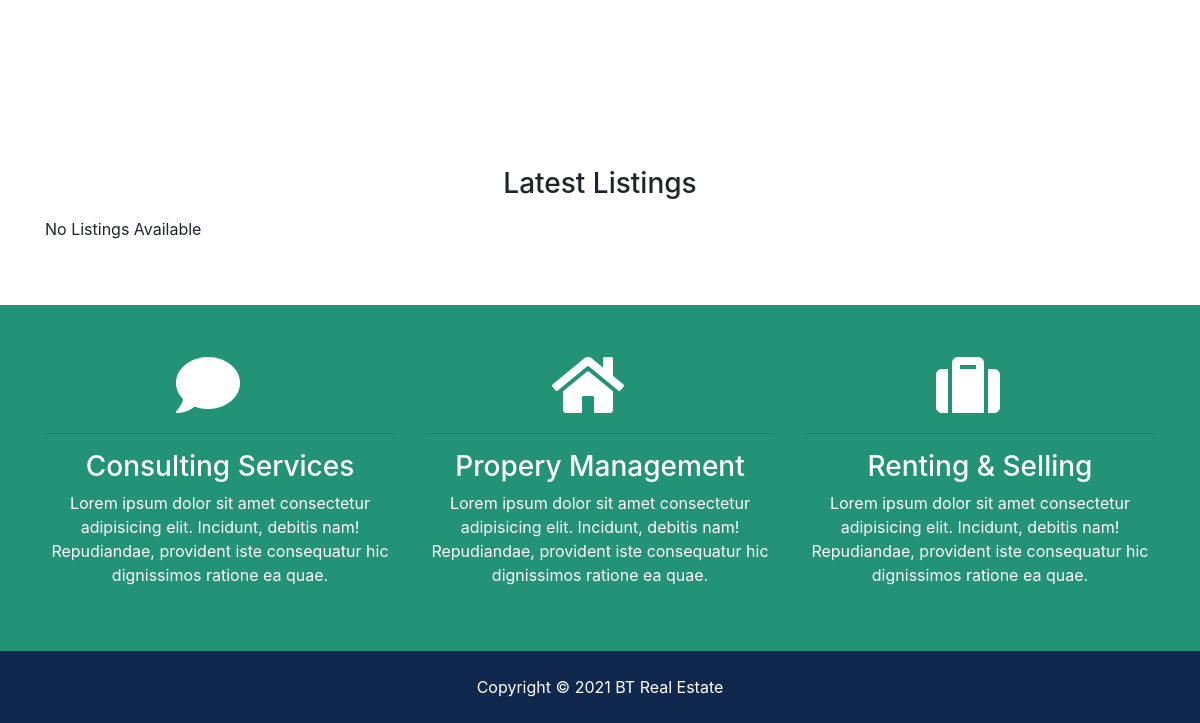
The app's page / (lower part), older data.
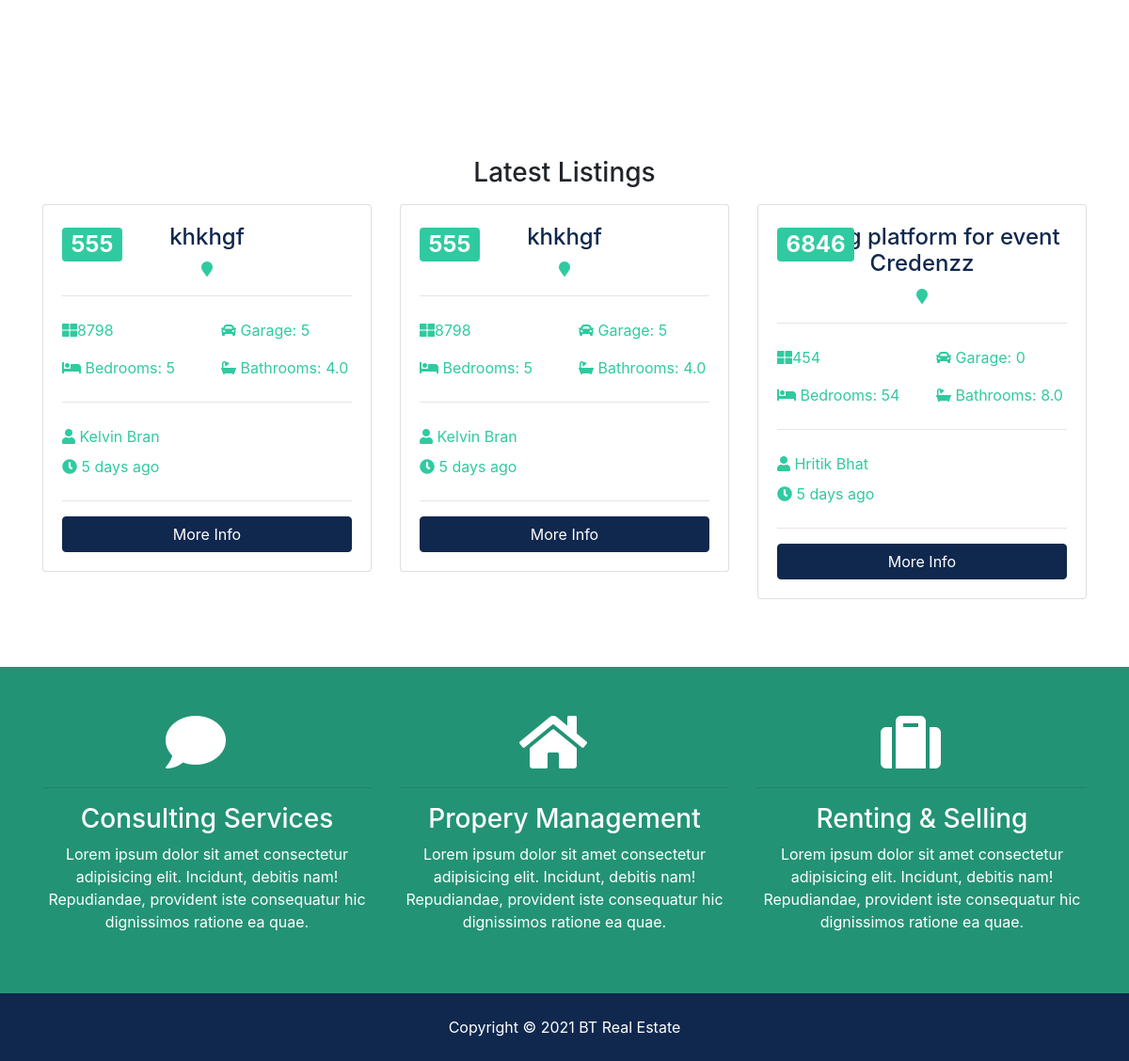
The same page, newer data.
### listings/models.py (models this page shows, shortened)
class Listings(models.Model):
    realtor=models.ForeignKey(Realtor,on_delete=models.DO_NOTHING)
    title=models.CharField(max_length=200)
    address=models.CharField(max_length=200)
    city=models.CharField(max_length=200)
    state=models.CharField(max_length=200)
    zipcode=models.CharField(max_length=200)
    description=models.CharField(max_length=200)
    price=models.IntegerField()
    bedrooms=models.IntegerField()
    bathrooms=models.DecimalField(max_digits=2, decimal_places=1)
    garage=models.IntegerField(default=0)
    sqft=models.IntegerField()
    lot_size=models.DecimalField(max_digits=5,decimal_places=1)
    photo_main=models.ImageField(upload_to='photos/%Y/%m/%d/')
    photo_1=models.ImageField(upload_to='photos/%Y/%m/%d/',blank=True)
    photo_2=models.ImageField(upload_to='photos/%Y/%m/%d/',blank=True)
    photo_3=models.ImageField(upload_to='photos/%Y/%m/%d/',blank=True)
    photo_4=models.ImageField(upload_to='photos/%Y/%m/%d/',blank=True)
    photo_5=models.ImageField(upload_to='photos/%Y/%m/%d/',blank=True)
    photo_6=models.ImageField(upload_to='photos/%Y/%m/%d/',blank=True)
    is_published=models.BooleanField(default=True)
    list_date=models.DateTimeField(default=datetime.now(),blank=True)

### realtors/models.py (models this page shows)
class Realtor(models.Model):
    name=models.CharField(max_length=200)
    photo=models.ImageField(upload_to='photos/%Y/%m/%d')
    description=models.TextField(blank=True)
    phone=models.CharField(max_length=20)
    email=models.CharField(max_length=50)
    is_mvp=models.BooleanField(default=False)
    hire_date=models.DateTimeField(default=datetime.now,blank=True)
    def __str__(self):
        return self.name

### pages/views.py (the view)
# urls.py: path('',views.index,name='listings'),
def index(request):
    list=Listings.objects.order_by('-list_date').filter(is_published=True)[:3]
    content={
        'liste':list
    }
    return  render(request,'pages/index.html',content)

### templates/pages/index.html (shortened to what this page needs)
{% extends 'base.html'%}
{% block content %}
<section id="showcase">
</section>
<section id="listings" class="py-5">
    <div class="container">
        <h3 class="text-center mb-3">Latest Listings</h3>
        <div class="row">
            {% if liste %}
            {% for list in liste %}
            <div class="col-md-6 col-lg-4 mb-4">
                <div class="card listing-preview">
                    <div class="card-img-overlay">
                        <h2>
                            <span class="badge badge-secondary text-white">{{list.price}}</span>
                        </h2>
                    </div>
                    <div class="card-body">
                        <div class="listing-heading text-center">
                            <h4 class="text-primary">{{list.title}}</h4>
                            <p>
                                <i class="fas fa-map-marker text-secondary"></i> </p>
                        </div>
                        <hr>
                        <div class="row py-2 text-secondary">
                            <div class="col-6">
                                <i class="fas fa-th-large"></i>{{list.sqft}}</div>
                            <div class="col-6">
                                <i class="fas fa-car"></i> Garage: {{list.garage}}</div>
                        </div>
                        <div class="row py-2 text-secondary">
                            <div class="col-6">
                                <i class="fas fa-bed"></i> Bedrooms: {{list.bedrooms}}</div>
                            <div class="col-6">
                                <i class="fas fa-bath"></i> Bathrooms: {{list.bathrooms}}</div>
                        </div>
                        <hr>
                        <div class="row py-2 text-secondary">
                            <div class="col-6">
                                <i class="fas fa-user"></i> {{list.realtor}}</div>
                        </div>
                        <div class="row text-secondary pb-2">
                            <div class="col-6">
                                <i class="fas fa-clock"></i> 5 days ago</div>
                        </div>
                        <hr>
                        <a href="listing.html" class="btn btn-primary btn-block">More Info</a>
                    </div>
                </div>
            </div>
            {% endfor %}
            {% else %}
              <div class="col-md-12">
                  <p>No Listings Available</p>
              </div>
            {% endif %}
        </div>
    </div>
</section>
<section id="services" class="py-5 bg-secondary text-white">
    <div class="container">
        <div class="row text-center">
            <div class="col-md-4">
                <i class="fas fa-comment fa-4x mr-4"></i>
                <hr>
                <h3>Consulting Services</h3>
                <p>Lorem ipsum dolor sit amet consectetur adipisicing elit. Incidunt, debitis nam! Repudiandae, provident iste consequatur
                    hic dignissimos ratione ea quae.</p>
            </div>
            <div class="col-md-4">
                <i class="fas fa-home fa-4x mr-4"></i>
                <hr>
                <h3>Propery Management</h3>
                <p>Lorem ipsum dolor sit amet consectetur adipisicing elit. Incidunt, debitis nam! Repudiandae, provident iste consequatur
                    hic dignissimos ratione ea quae.</p>
            </div>
            <div class="col-md-4">
                <i class="fas fa-suitcase fa-4x mr-4"></i>
                <hr>
                <h3>Renting & Selling</h3>
                <p>Lorem ipsum dolor sit amet consectetur adipisicing elit. Incidunt, debitis nam! Repudiandae, provident iste consequatur
                    hic dignissimos ratione ea quae.</p>
            </div>
        </div>
    </div>
</section>
{% endblock %}

### templates/base.html (shortened to what this page needs)
{% load static %}
<!DOCTYPE html>
<html lang="en">
<head>
    <link rel="stylesheet" href="{% static 'css/all.css' %}">
    <link rel="stylesheet" href="{% static 'css/bootstrap.css' %}">
    <link rel="stylesheet" href="{% static 'css/style.css' %}">
    <link rel="stylesheet" href="{% static 'css/lightbox.min.css' %}">
</head>
<body>
{% block content%}  {% endblock %}
{% include 'partials/_footer.html' %}
</body>
</html>

### templates/partials/_footer.html
<footer id="main-footer" class="py-4 bg-primary text-white text-center">
  Copyright &copy;
  <span class="year"></span> BT Real Estate
</footer>

### btre/static/css/all.css (style rules this page uses)
.fa, .fas, .far, .fal, .fab { -moz-osx-font-smoothing: grayscale; -webkit-font-smoothing: antialiased; display: inline-block; font-style: normal; font-variant: normal; text-rendering: auto; line-height: 1; }
.fa-4x { font-size: 4em; }
.fa-bath:before { content: "\f2cd"; }
.fa-bed:before { content: "\f236"; }
.fa-car:before { content: "\f1b9"; }
.fa-clock:before { content: "\f017"; }
.fa-comment:before { content: "\f075"; }
.fa-home:before { content: "\f015"; }
.fa-map-marker:before { content: "\f041"; }
.fa-suitcase:before { content: "\f0f2"; }
.fa-th-large:before { content: "\f009"; }
.fa-user:before { content: "\f007"; }
.fa, .fas { font-family: 'Font Awesome 5 Free'; font-weight: 900; }

### btre/static/css/style.css (style rules this page uses)
#showcase { background: url(../img/showcase.jpg) no-repeat top center fixed/cover; position: relative; min-height: 650px; color: #fff; padding-top: 6rem; }
#services { background: url(../img/building.jpg) no-repeat top center fixed/cover; min-height: 300px; position: relative; overflow: hidden; }
#services::before { content: ''; position: absolute; top: 0; left: 0; min-height: 100%; width: 100%; background: rgba(32, 134, 107, 0.8); }
.listing-preview a { position: relative; }

Row changes from the older to the newer data that the page shows:
added Listings: price "555", title "khkhgf", sqft "8798", garage "5", bedrooms "5", bathrooms "4.0", realtor "Kelvin Bran"
added Listings: price "555", title "khkhgf", sqft "8798", garage "5", bedrooms "5", bathrooms "4.0", realtor "Kelvin Bran"
added Listings: price "6846", title "Coding platform for event Credenzz", sqft "454", garage "0", bedrooms "54", bathrooms "8.0", realtor "Hritik Bhat"
Text that changed along with them:
text no longer shown: "No Listings Available"
